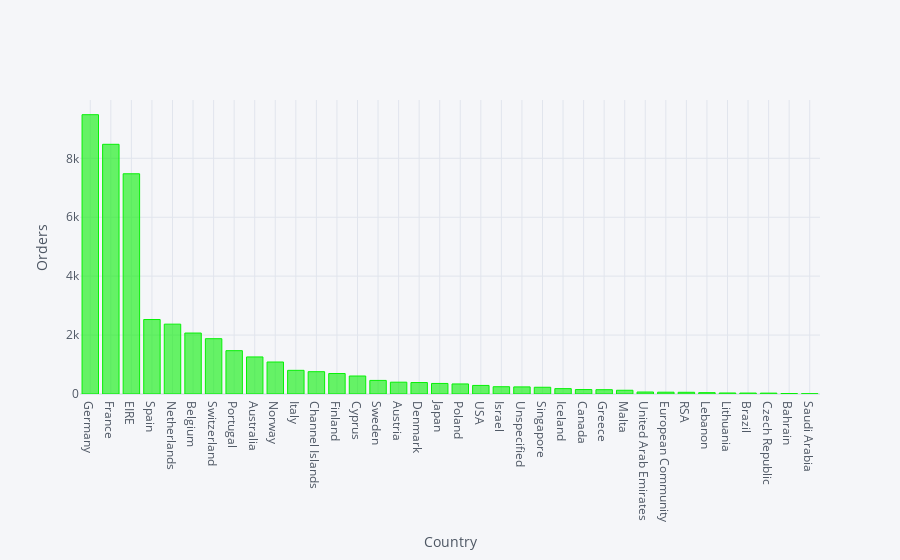

This figure's notebook cell:
### Markdown cell above
Which is the highest purchasing nation except for the UK?

### Code cell
ct = ecom["Country"].value_counts()
ct[1:].iplot(kind="bar",xTitle='Country', yTitle='Orders',color='#06F106')

### Figure 1 — Plotly figure (JSON) as saved in the notebook; plotly's stock layout.template omitted (floating-point values rounded to 4 significant figures)
{"data": [{"marker": {"color": "rgba(6, 241, 6, 0.6)", "line": {"color": "rgba(6, 241, 6, 1.0)", "width": 1}}, "name": "Country", "orientation": "v", "text": "", "type": "bar", "x": ["Germany", "France", "EIRE", "Spain", "Netherlands", "Belgium", "Switzerland", "Portugal", "Australia", "Norway", "Italy", "Channel Islands", "Finland", "Cyprus", "Sweden", "Austria", "Denmark", "Japan", "Poland", "USA", "Israel", "Unspecified", "Singapore", "Iceland", "Canada", "Greece", "Malta", "United Arab Emirates", "European Community", "RSA", "Lebanon", "Lithuania", "Brazil", "Czech Republic", "Bahrain", "Saudi Arabia"], "y": [9480, 8475, 7475, 2528, 2371, 2069, 1877, 1471, 1258, 1086, 803, 757, 695, 611, 461, 401, 389, 358, 341, 291, 247, 241, 229, 182, 151, 146, 127, 68, 61, 58, 45, 35, 32, 30, 17, 10]}], "layout": {"legend": {"bgcolor": "#F5F6F9", "font": {"color": "#4D5663"}}, "paper_bgcolor": "#F5F6F9", "plot_bgcolor": "#F5F6F9", "title": {"font": {"color": "#4D5663"}}, "xaxis": {"gridcolor": "#E1E5ED", "showgrid": true, "tickfont": {"color": "#4D5663"}, "title": {"font": {"color": "#4D5663"}, "text": "Country"}, "zerolinecolor": "#E1E5ED"}, "yaxis": {"gridcolor": "#E1E5ED", "showgrid": true, "tickfont": {"color": "#4D5663"}, "title": {"font": {"color": "#4D5663"}, "text": "Orders"}, "zerolinecolor": "#E1E5ED"}}}
